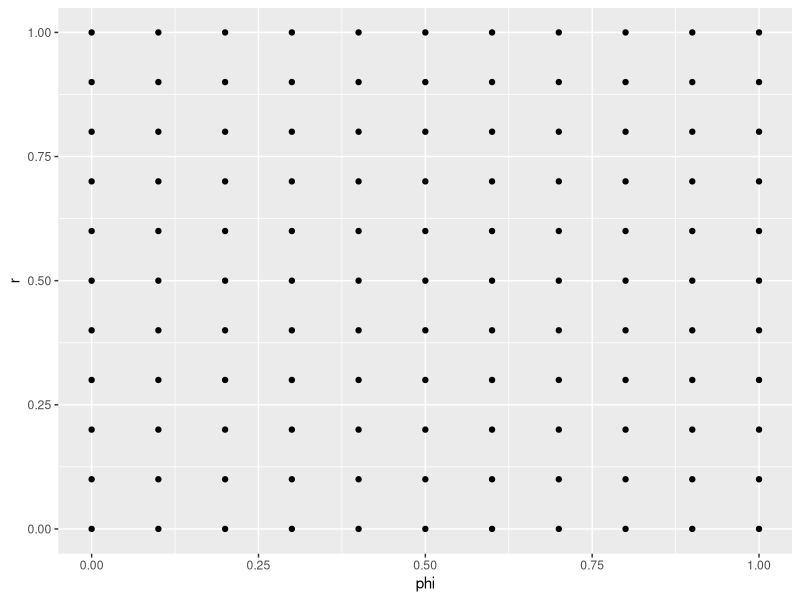
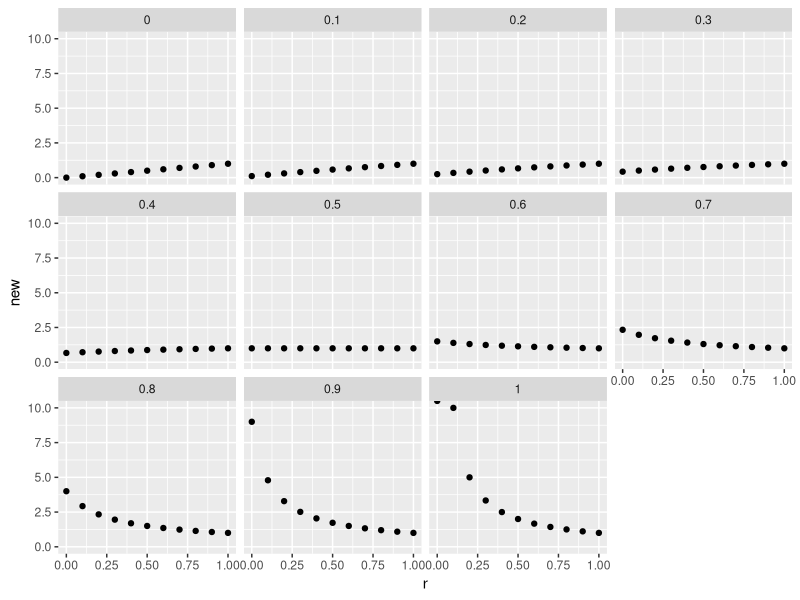
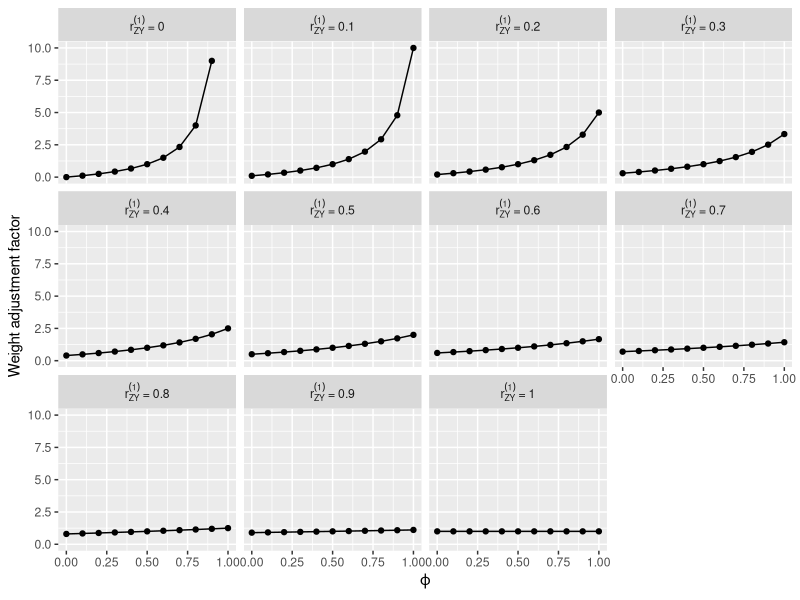

Source code (R) for these figures, in order:
library(tidyverse)
library(svglite)


r <- seq(0, 1, 0.1)
phi <- seq(0, 1, 0.1)

f <- crossing(r, phi)

g <- function(phi, r) {
  num <- phi + (1 - phi) * r
  denom <- phi * r + (1 - phi)
  
  final <- num / denom
  return(final)
}

e <- f %>% 
  mutate(num = phi + (1 - phi) * r) %>% 
  mutate(denom = phi * r + (1 - phi)) %>% 
  mutate(new = num / denom) 


e %>% 
  ggplot() +
  geom_point(aes(x = phi, y = r)) 

e %>% 
  ggplot() +
  geom_point(aes(x = r, y = new)) +
  facet_wrap(~phi)

plot <- e %>% 
  filter(!is.infinite(new)) %>% 
  ggplot() +
  geom_point(aes(x = phi, y = new)) +
  geom_line(aes(x = phi, y  = new)) +
  facet_wrap(~r, labeller = label_bquote(r[ZY]^(1) ~"="~  .(r))) +
  labs(x = expression(varphi), y = "Weight adjustment factor"
       #title = "Range of Weight adjustment factor given r and phi"
       )

ggsave("Plots/weight.adjustment.range.svg", plot, device = "svg")


N.pop <- 10000

pop <- tibble(ID = paste0("A", 1:N.pop), 
              y = rnorm(N.pop, mean = 40, 10)) %>% 
  mutate(gen.inclusion.prob = 1 / (length(ID))) %>% 
  arrange(y) %>% 
  mutate(rank = percent_rank(y)) %>% 
  mutate(prob.help = case_when(between(percent_rank(y), 0, 0.2) ~ 1, #| # min(y) < y < 1
                               # between(percent_rank(y), 0.9, 1) ~ 1, # 10 < y < max(y)
                               TRUE ~ 0)) %>% 
  mutate(adj.inclusion.prob = case_when(prob.help == 1 ~ 1 / sum(prob.help),
                                        prob.help == 0 ~ 1 / sum(length(ID) - prob.help)))


f <- sample(pop$ID, 1000, replace = F, prob = pop$adj.inclusion.prob) %>%
  as_tibble() %>% 
  select(ID = value) %>% 
  mutate(selected = 1) %>% 
  right_join(pop, by = "ID") %>% 
  mutate(selected = case_when(is.na(selected) ~ 0,
                              TRUE ~ selected)) %>% 
  group_by(selected) %>% 
  mutate(number = n()) %>% 
  mutate(variance.x = n() / N.pop * (1 - n() / N.pop)) %>% 
  mutate(variance.y = var(y)) %>% 
  ungroup() %>% 
  mutate(x.star = selected * sqrt(variance.y / variance.x))
